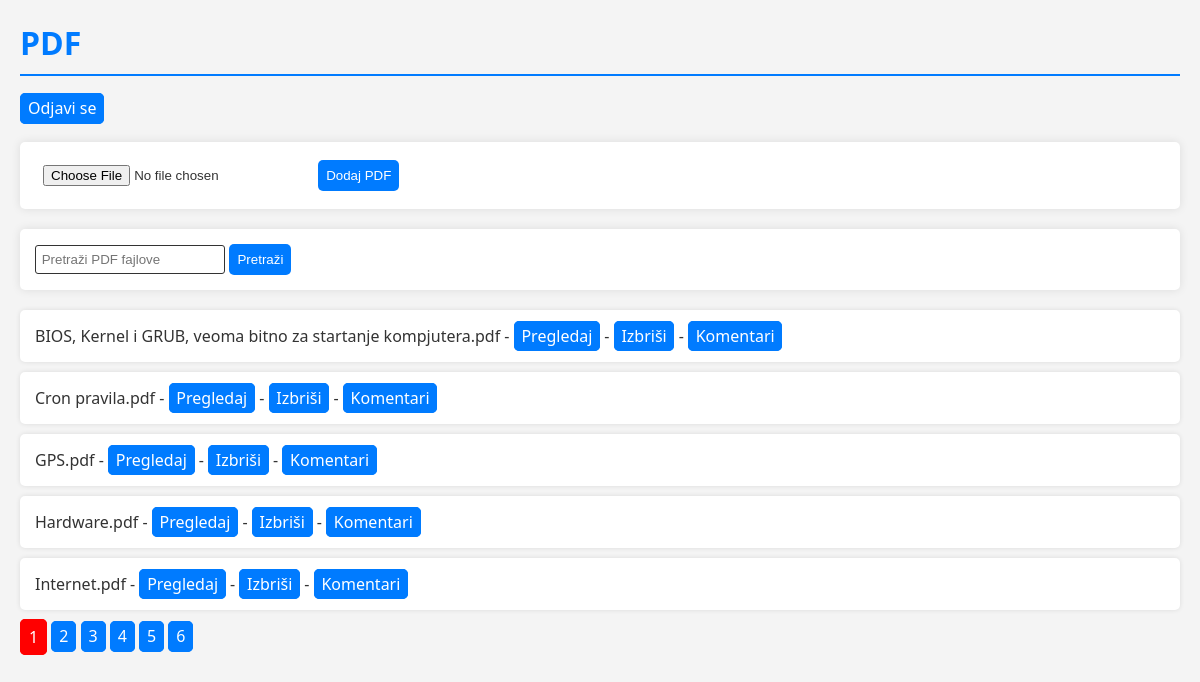
/index.php (signed in), run on the app's committed database.
### tables this page shows
CREATE TABLE `pdf_documents` (
  `id` int(11) NOT NULL,
  `file_name` varchar(255) NOT NULL,
  `file_path` varchar(255) NOT NULL,
  `uploaded_at` timestamp NOT NULL DEFAULT current_timestamp()
);

### index.php (the view, shortened to what this page needs)
<?php
$conn = new mysqli('localhost', 'root', '', 'cms');
$limit = 5;
$page = isset($_GET['page']) ? $_GET['page'] : 1;
$offset = ($page - 1) * $limit;
$search_query = isset($_GET['search']) ? $_GET['search'] : '';
$search_condition = $search_query ? " AND file_name LIKE '%$search_query%'" : '';
$query = "SELECT * FROM pdf_documents WHERE 1 $search_condition ORDER BY id DESC LIMIT $limit OFFSET $offset";
$result = $conn->query($query);
$total_pages_query = $conn->query("SELECT COUNT(*) FROM pdf_documents WHERE 1 $search_condition");
$total_pages = ceil($total_pages_query->fetch_row()[0] / $limit);
?>
<!DOCTYPE html>
<html lang="en">
<head>
</head>
<body>
    <h1>PDF</h1>
	<a href="logout.php">Odjavi se</a><br /><br />
    <form action="index.php" method="post" enctype="multipart/form-data">
        <input type="file" name="pdf_file" accept=".pdf" required>
        <button type="submit">Dodaj PDF</button>
    </form>
    <form action="index.php" method="get">
        <input type="text" name="search" placeholder="Pretraži PDF fajlove" value="<?php echo $search_query; ?>" style="padding: 0.5%; border-radius: 3px; border: 1px solid #333;">
        <button type="submit">Pretraži</button>
    </form>
    <ul>
        <?php
        while ($row = $result->fetch_assoc()) {
            echo "<li>{$row['file_name']} - <a href='{$row['file_path']}' target='_blank'>Pregledaj</a> - <a href='index.php?delete={$row['id']}' onclick='return confirm(\"Jeste li sigurni da želite izbrisati ovaj dokument?\")'>Izbriši</a> - <a href='comments.php?pdf_id={$row['id']}'>Komentari</a></li>";
        }
        ?>
    </ul>
    <?php
    $current_page = isset($_GET['page']) ? $_GET['page'] : 1;
    echo "<div>";
    for ($i = 1; $i <= $total_pages; $i++) {
        $active_class = ($i == $current_page) ? 'active' : '';
        echo "<a class='page $active_class' href='index.php?page=$i&search=$search_query'>$i</a> ";
    }
    echo "</div>";
    ?>
</body>
</html>

### index.php (style rules this page uses)
body { font-family: 'Segoe UI', Tahoma, Geneva, Verdana, sans-serif; margin: 20px; background-color: #f4f4f4; color: #333; }
h1 { color: #007BFF; border-bottom: 2px solid #007BFF; padding-bottom: 10px; }
form { margin-bottom: 20px; background-color: #fff; padding: 15px; border-radius: 5px; box-shadow: 0 0 10px rgba(0, 0, 0, 0.1); }
input[type="file"] { margin-right: 10px; padding: 8px; }
button { padding: 8px; background-color: #007BFF; color: #fff; border: none; cursor: pointer; border-radius: 5px; transition: background-color 0.3s ease; }
ul { list-style: none; padding: 0; }
li { margin-bottom: 10px; background-color: #fff; padding: 15px; border-radius: 5px; box-shadow: 0 0 5px rgba(0, 0, 0, 0.1); }
a { background: #007BFF; color: #ffffff; text-decoration: none; border: 1px solid #007BFF; padding: 0.3%; border-radius: 5px 5px; padding-left: 0.6%; padding-right: 0.6%; }
a.active { background-color: #ff0000; border: 1px solid #ff0000; color: #fff; padding: 6px 8px; border-radius: 5px; text-decoration: none; }

### data on the page
pdf_documents: file_name "BIOS, Kernel i GRUB, veoma bitno za startanje kompjutera.pdf"
pdf_documents: file_name "Cron pravila.pdf"
pdf_documents: file_name "GPS.pdf"
pdf_documents: file_name "Hardware.pdf"
pdf_documents: file_name "Internet.pdf"
